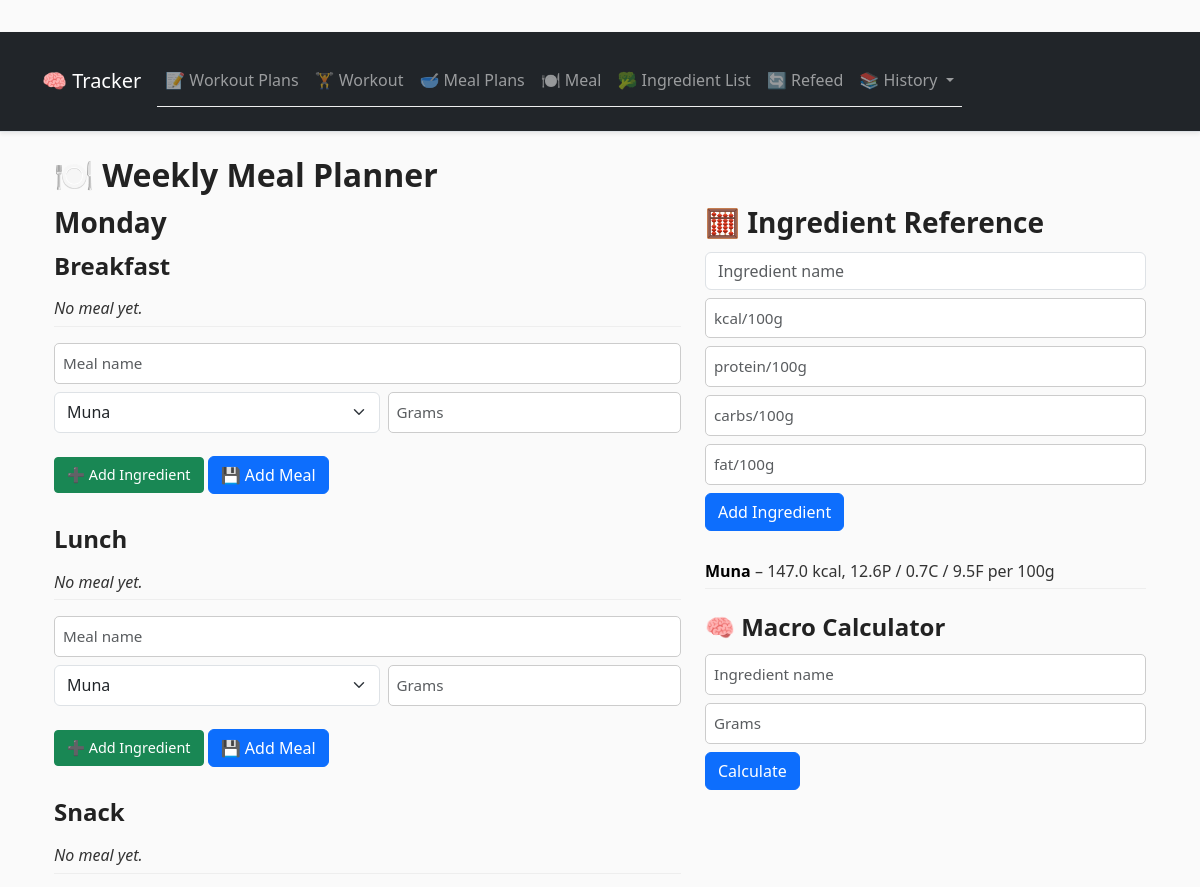
The page /meal_plans/ (upper part) on the database as committed earlier.
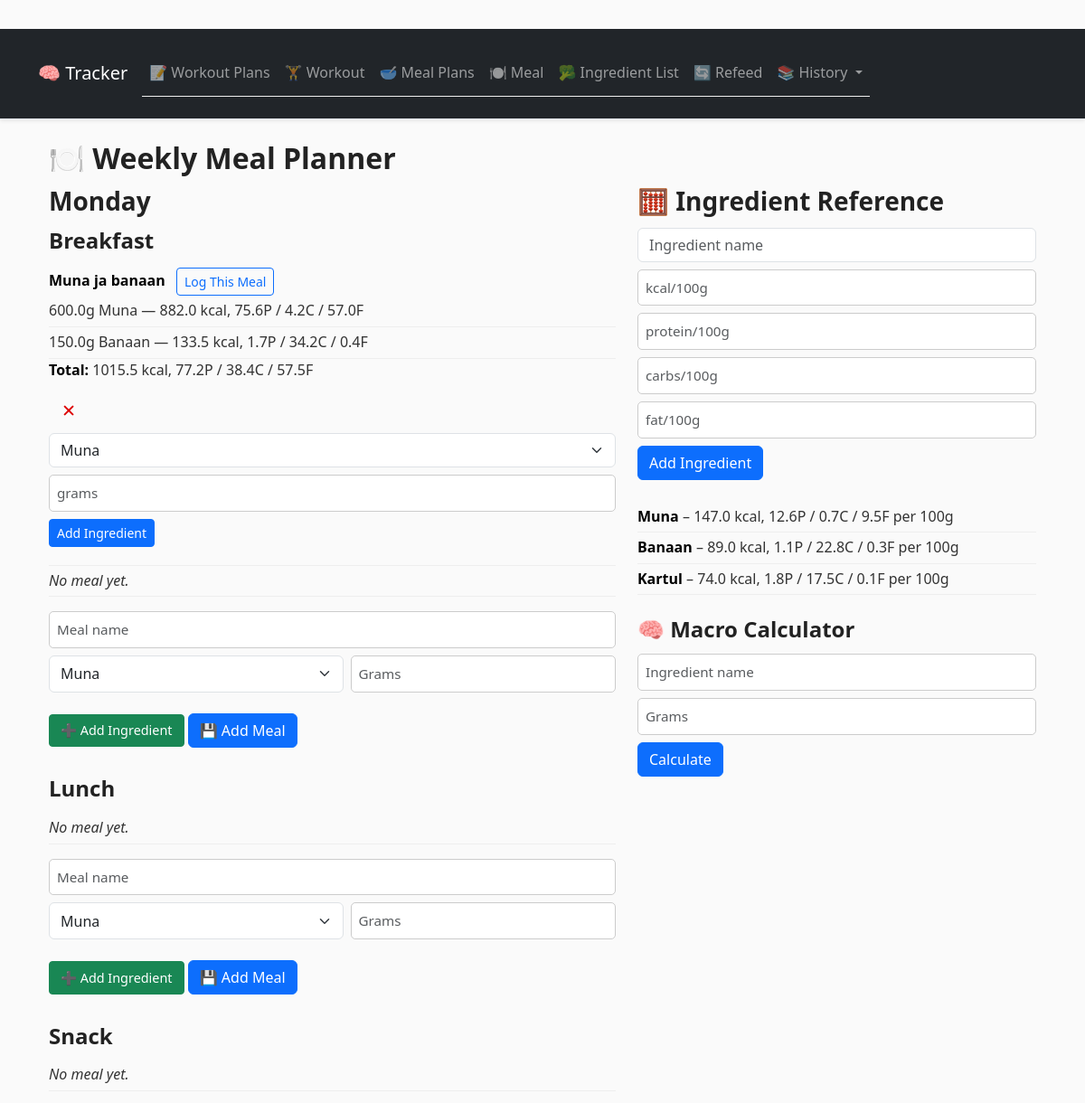
The same page on the database as committed later.
### tables this page shows
CREATE TABLE ingredients (
    id INTEGER PRIMARY KEY AUTOINCREMENT,
    name TEXT NOT NULL UNIQUE,
    calories REAL NOT NULL,
    protein REAL NOT NULL,
    carbs REAL NOT NULL,
    fat REAL NOT NULL
);

CREATE TABLE meal_plans (
    id INTEGER PRIMARY KEY AUTOINCREMENT,
    day TEXT NOT NULL,
    meal_type TEXT NOT NULL,
    name TEXT NOT NULL,
    ingredients TEXT,
    calories REAL
);

CREATE TABLE meal_ingredients (
  id INTEGER PRIMARY KEY,
  meal_id INTEGER NOT NULL,
  ingredient_id INTEGER NOT NULL,
  grams REAL NOT NULL,
  FOREIGN KEY(meal_id) REFERENCES meal_plans(id),
  FOREIGN KEY(ingredient_id) REFERENCES ingredients(id)
);

### blueprints/meal_plans.py (the view)
@meal_plans_bp.route("/")
def meals_index():
    meals, ingredients = get_meals_with_macros()
    return render_template("plans/meal_index.html", meals=meals, ingredients=ingredients)

### database.py (called while the page is built)
def get_connection():
    conn = sqlite3.connect(DB_PATH)
    conn.row_factory = sqlite3.Row
    return conn

### templates/plans/meal_index.html (shortened to what the changed rows need)
{% extends "base.html" %}
{% block content %}
<div class="container">
  <h2>🍽️ Weekly Meal Planner</h2>
  <div class="row">
    <div class="col-md-7">
      {% set days = ['Monday','Tuesday','Wednesday','Thursday','Friday','Saturday','Sunday'] %}
      {% set slots = ['Breakfast','Lunch','Snack','Dinner'] %}
      {% for d in days %}
        <h3>{{ d }}</h3>
        {% for slot in slots %}
          <h4>{{ slot }}</h4>
          <ul>
            {% set meals_found = false %}
            {% for m in meals if m.day == d and m.meal_type == slot %}
              {% set meals_found = true %}
              <li>
                <strong>{{ m.name }}</strong>
                <a href="{{ url_for('meals.log_meal', from_meal_id=m.id) }}" class="btn btn-sm btn-outline-primary ms-2">Log This Meal</a>
                <ul>
                  {% for ing in m.ingredients %}
                    <li>{{ ing.grams }}g {{ ing.name }} — {{ ing.calories }} kcal, {{ ing.protein }}P / {{ ing.carbs }}C / {{ ing.fat }}F</li>
                  {% endfor %}
                </ul>
                <p><strong>Total:</strong> {{ m.totals.calories }} kcal, {{ m.totals.protein }}P / {{ m.totals.carbs }}C / {{ m.totals.fat }}F</p>
                <form action="{{ url_for('meal_plans.delete_meal', meal_id=m.id) }}" method="POST" class="d-inline">
                  <button class="delete-btn" title="Delete Meal">✕</button>
                </form>
                <form action="{{ url_for('meal_plans.add_ingredient') }}" method="POST" class="mt-2">
                  <div class="mb-2">
                    <select name="ingredient_id" class="form-select" required>
                      {% for i in ingredients %}
                        <option value="{{ i.id }}">{{ i.name }}</option>
                      {% endfor %}
                    </select>
                  </div>
                  <div class="mb-2">
                    <input name="grams" type="number" step="any" placeholder="grams" class="form-control" required>
                  </div>
                  <button type="submit" class="btn btn-primary btn-sm">Add Ingredient</button>
                </form>
              </li>
            {% endfor %}
            {% if not meals_found %}
              <li><em>No meal yet.</em></li>
            {% endif %}
          </ul>
          <form action="{{ url_for('meal_plans.add_meal') }}" method="POST" class="mb-4">
            <div class="mb-2">
              <input type="text" name="name" placeholder="Meal name" class="form-control" required>
            </div>
            <div class="ingredients-container mb-2">
              <div class="ingredient-row">
                <select name="ingredient_name" class="form-select" required>
                  {% for i in ingredients %}
                    <option value="{{ i.name }}">{{ i.name }}</option>
                  {% endfor %}
                </select>
                <input type="number" name="ingredient_grams" step="any" placeholder="Grams" class="form-control" required>
              </div>
            </div>
            <button type="button" class="btn btn-success btn-sm mb-2 add-ingredient-btn" onclick="addIngredientRow(this)">➕ Add Ingredient</button>
            <button type="submit" class="btn btn-primary">💾 Add Meal</button>
          </form>
        {% endfor %}
      {% endfor %}
    </div>
    <div class="col-md-5">
      <ul>
        {% for i in ingredients %}
          <li>
            <strong>{{ i.name }}</strong> – {{ i.calories }} kcal, {{ i.protein }}P / {{ i.carbs }}C / {{ i.fat }}F per 100g
          </li>
        {% endfor %}
      </ul>
    </div>
  </div>
</div>
{% endblock %}

Rows that differ between the two databases and show on the page:
added meal_plans: name "Muna ja banaan", {{ ing.name }} "Muna", calories "882.0" "133.5", protein "75.6" "1.7", carbs "4.2" "34.2", fat "57.0" "0.4", totals.calories "1015.5", totals.protein "77.2", totals.carbs "38.4", totals.fat "57.5"
added meal_ingredients: grams "600.0"
added meal_ingredients: grams "150.0"
added ingredients: name "Banaan", name "Banaan", calories "89.0", protein "1.1", carbs "22.8", fat "0.3"
added ingredients: name "Kartul", calories "74.0", protein "1.8", carbs "17.5", fat "0.1"
